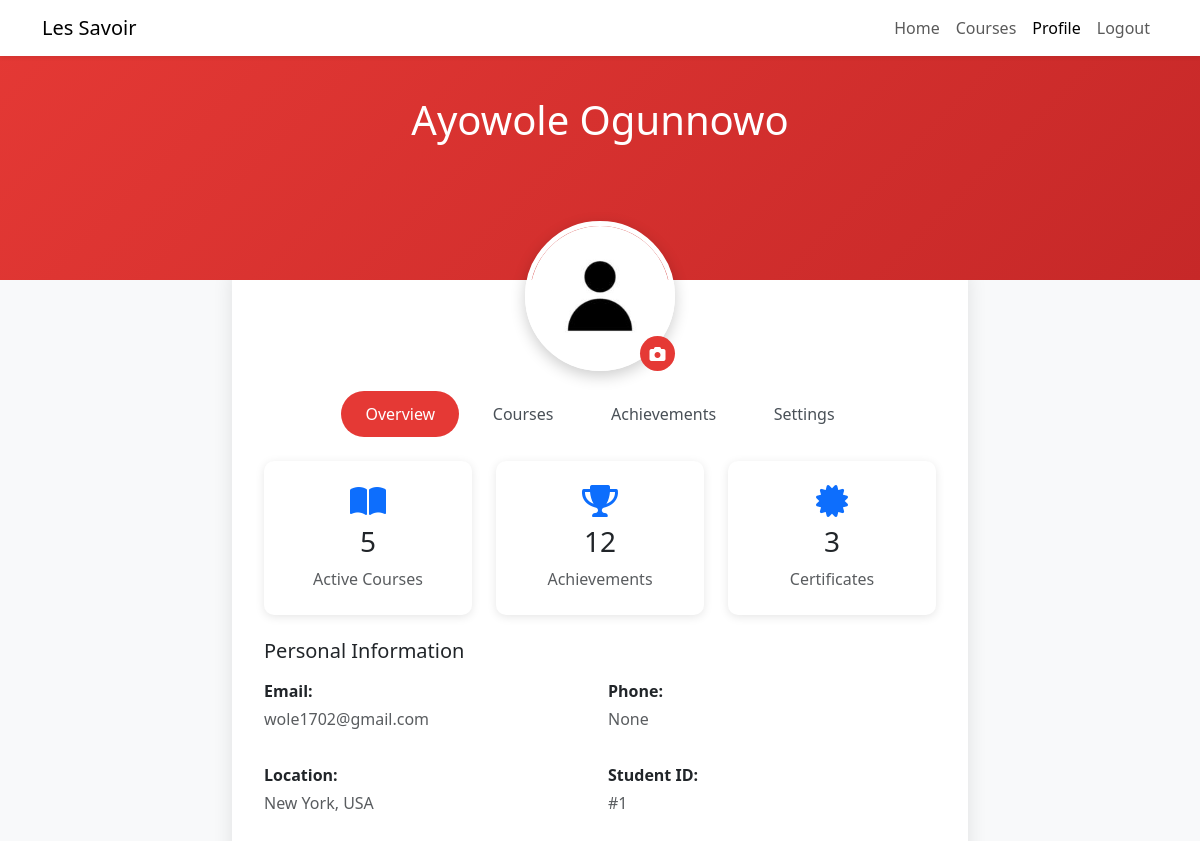
Screenshot of /accounts/profile/ (signed in) with the database file from the repository.
### users/models.py (models this page shows, shortened)
class CustomUser(AbstractUser):
    email = models.EmailField(unique=True)
    phone = models.CharField(max_length=15, unique=True, null=True, blank=True)
    role = models.CharField(choices=roles, default='Student', max_length=10)

class Profile(models.Model):
    user = models.OneToOneField(get_user_model(), on_delete=models.CASCADE, related_name="profile")
    bio = models.TextField(blank=True, null=True)
    profile_picture = models.ImageField(upload_to='profile_pics/',
                                         blank=True,
                                         null=True,
                                         default="defaults/default_profile_image.png"
                                        )
    date_joined = models.DateTimeField(auto_now_add=True)

### users/views.py (the view, shortened to what this page needs)
# urls.py: path('profile/', profile, name='profile'),
@login_required
def profile(request):
    user = request.user
    return render(request, 'accounts/profile.html', {'user': user})

### users/templates/accounts/profile.html (shortened to what this page needs)
    <!DOCTYPE html>
<html lang="en">
<head>
    <link href="https://cdn.jsdelivr.net/npm/bootstrap@5.3.0/dist/css/bootstrap.min.css" rel="stylesheet">
    <link rel="stylesheet" href="https://cdnjs.cloudflare.com/ajax/libs/font-awesome/6.0.0/css/all.min.css">
</head>
<body>
    <nav class="navbar navbar-expand-lg navbar-light bg-white fixed-top shadow-sm">
        <div class="container">
            <a class="navbar-brand" href="index.html">Les Savoir</a>
            <div class="collapse navbar-collapse" id="navbarNav">
                <ul class="navbar-nav ms-auto">
                    <li class="nav-item">
                        <a class="nav-link" href="{% url 'home' %}">Home</a>
                    </li>
                    <li class="nav-item">
                        <a class="nav-link" href="{% url 'courses' %}">Courses</a>
                    </li>
                    <li class="nav-item">
                        <a class="nav-link active" href="{% url 'profile' %}">Profile</a>
                    </li>
                    <li class="nav-item">
                        <a class="nav-link" href="{% url 'logout' %}">Logout</a>
                    </li>
                </ul>
            </div>
        </div>
    </nav>
    <div class="profile-header">
        <div class="container text-center">
            <h1 class="mb-2">{{ user.first_name }} {{ user.last_name }}</h1>
        </div>
    </div>
    <div class="container py-5">
        <div class="row">
            <div class="col-lg-8 mx-auto">
                <div class="profile-card">
                    <div class="profile-pic-wrapper">
                        <img src="{{ user.profile.profile_picture.url }}" alt="Profile" class="profile-pic">
                        <label for="profile-upload" class="edit-pic">
                            <i class="fas fa-camera"></i>
                        </label>
                    </div>
                    <ul class="nav nav-pills mb-4 justify-content-center" id="profileTabs" role="tablist">
                        <li class="nav-item">
                            <a class="nav-link active" data-bs-toggle="pill" href="#overview">Overview</a>
                        </li>
                        <li class="nav-item">
                            <a class="nav-link" data-bs-toggle="pill" href="#courses">Courses</a>
                        </li>
                        <li class="nav-item">
                            <a class="nav-link" data-bs-toggle="pill" href="#achievements">Achievements</a>
                        </li>
                        <li class="nav-item">
                            <a class="nav-link" data-bs-toggle="pill" href="#settings">Settings</a>
                        </li>
                    </ul>
                    <div class="tab-content">
                        <div class="tab-pane fade show active" id="overview">
                            <div class="row g-4 mb-4">
                                <div class="col-md-4">
                                    <div class="stat-card text-center">
                                        <i class="fas fa-book-open fa-2x mb-2 text-primary"></i>
                                        <h3>5</h3>
                                        <p class="text-muted mb-0">Active Courses</p>
                                    </div>
                                </div>
                                <div class="col-md-4">
                                    <div class="stat-card text-center">
                                        <i class="fas fa-trophy fa-2x mb-2 text-primary"></i>
                                        <h3>12</h3>
                                        <p class="text-muted mb-0">Achievements</p>
                                    </div>
                                </div>
                                <div class="col-md-4">
                                    <div class="stat-card text-center">
                                        <i class="fas fa-certificate fa-2x mb-2 text-primary"></i>
                                        <h3>3</h3>
                                        <p class="text-muted mb-0">Certificates</p>
                                    </div>
                                </div>
                            </div>
                            <div class="mb-4">
                                <h5 class="mb-3">Personal Information</h5>
                                <div class="row g-3">
                                    <div class="col-md-6">
                                        <p class="mb-1"><strong>Email:</strong></p>
                                        <p class="text-muted">{{ user.email }}</p>
                                    </div>
                                    <div class="col-md-6">
                                        <p class="mb-1"><strong>Phone:</strong></p>
                                        <p class="text-muted">{{ user.phone }}</p>
                                    </div>
                                    <div class="col-md-6">
                                        <p class="mb-1"><strong>Location:</strong></p>
                                        <p class="text-muted">New York, USA</p>
                                    </div>
                                    <div class="col-md-6">
                                        <p class="mb-1"><strong>Student ID:</strong></p>
                                        <p class="text-muted">#{{ user.id }}</p>
                                    </div>
                                </div>
                            </div>
                    </div>
                </div>
            </div>
        </div>
    </div>
</body>
</html>

### users/templates/accounts/profile.html (style rules this page uses)
:root { --primary-color: #E53935; --primary-dark: #C62828; --primary-light: #FFCDD2; --accent-color: #FFFFFF; }
body { font-family: 'Segoe UI', Tahoma, Geneva, Verdana, sans-serif; background-color: #f8f9fa; }
.profile-header { background: linear-gradient(135deg, var(--primary-color), var(--primary-dark)); padding: 6rem 0 8rem; color: white; position: relative; }
.profile-card { background: white; border-radius: 15px; padding: 2rem; margin-top: -4rem; box-shadow: 0 5px 20px rgba(0,0,0,0.1); }
.nav-pills .nav-link { color: #495057; border-radius: 25px; padding: 0.7rem 1.5rem; margin: 0 0.3rem; }
.nav-pills .nav-link.active { background-color: var(--primary-color); }
.profile-pic-wrapper { position: relative; width: 150px; height: 150px; margin: -75px auto 20px; }
.profile-pic { width: 100%; height: 100%; border-radius: 50%; border: 5px solid white; box-shadow: 0 5px 15px rgba(0,0,0,0.2); object-fit: cover; }
.edit-pic { position: absolute; right: 0; bottom: 0; background: var(--primary-color); width: 35px; height: 35px; border-radius: 50%; display: flex; align-items: center; justify-content: center; color: white; cursor: pointer; transition: all 0.3s ease; }
.stat-card { background: white; border-radius: 10px; padding: 1.5rem; box-shadow: 0 2px 10px rgba(0,0,0,0.1); transition: transform 0.3s ease; }
.tab-pane { animation: fadeIn 0.3s ease; }

### rows the page displays
CustomUser: first_name "Ayowole", last_name "Ogunnowo", profile.profile_picture (placeholder picture), email "wole1702@gmail.com", phone "None", id "1"
